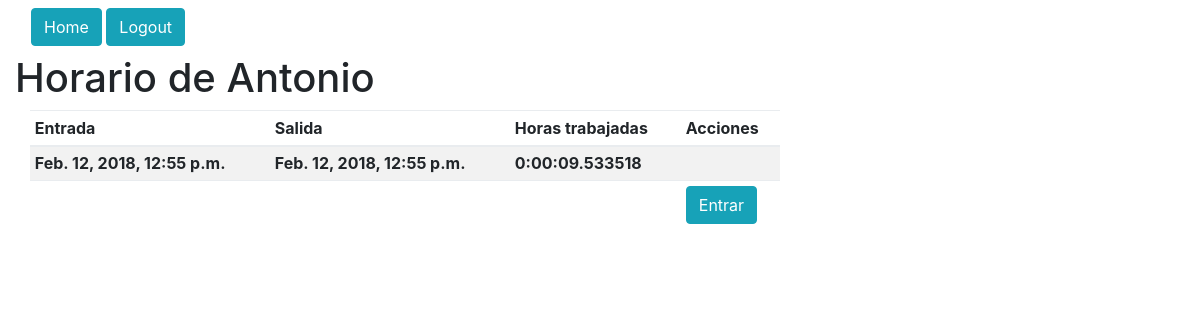
Before: /schedule_table/ (signed in) with the older database file.
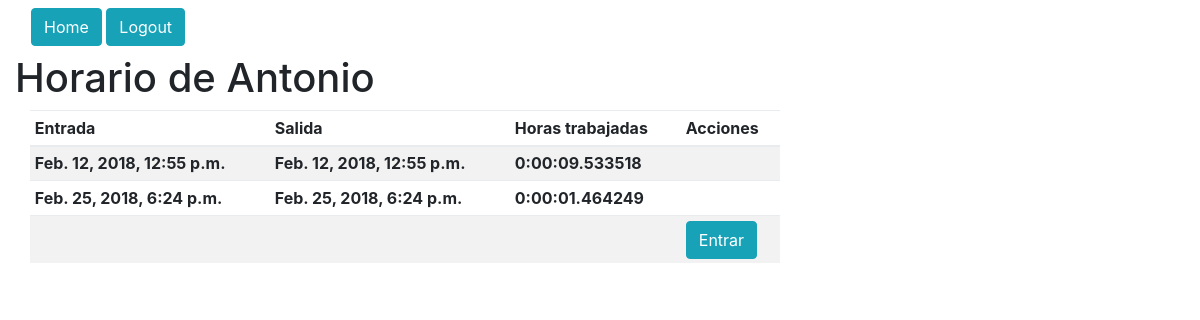
After: the same page with the newer database file.
### schedule/models.py (models this page shows)
class Schedule(models.Model):
    start = models.DateTimeField()
    finish = models.DateTimeField(blank=True, null=True)
    hours_worked = models.DurationField(blank=True, null=True)
    worker = models.ForeignKey(User)

### schedule/views.py (the view)
# urls.py: url(r'^schedule_table/$', schedule_table, name="schedule_table"),
def schedule_table(request):
    if request.POST:
        val = request.POST.get('start_finish')
        if val == "start":
            start_button(request)
        else:
            finish_button(request, val)
    worker_id = User.objects.get(username__exact=request.user.username)
    today = datetime.date.today()
    schedules = Schedule.objects.filter(worker__exact=worker_id, start__year=today.year, start__month=today.month)
    return render(request, 'schedule/schedule_table.html', {'schedules': schedules})

### templates/schedule/schedule_table.html (shortened to what this page needs)
{% extends "base.html" %}
{% block header %}<h1>Horario de {{ request.user.first_name }}</h1>{% endblock %}
{% block content %}
	<div class="col-md-8 table-responsive">
	<table class="table table-striped table-sm">
		<thead>
			<tr>
			    <th>Entrada</th>
				<th>Salida</th>
				<th>Horas trabajadas</th>
				<th>Acciones</th>
			</tr>
		</thead>
		<tbody>
			{% for schedule in schedules %}
				<tr>
				    <th>{{ schedule.start }}</th>
					<th>
						{% if schedule.finish is not None %}
							{{ schedule.finish }}
						{% endif %}
					</th>
					<th>
						{% if schedule.hours_worked is not None %}
							{{ schedule.hours_worked }}
						{% endif %}
					</th>
					<th>
					</th>
				</tr>
			{% endfor %}
		    <th></th>
			<th></th>
			<th></th>
			<th>
				<form action={% url "schedule_table" %} method="post">{% csrf_token %}
					<input type="submit" value="Entrar" class="btn btn-info"/>
				</form>
			</th>
		</tbody>
	</table>
	</div>
{% endblock %}

### templates/base.html (shortened to what this page needs)
<!DOCTYPE html>
{% load static %}
<html lang="en">
	<head>
    	{% load static %}
    	<link rel="stylesheet" href="{% static "css/bootstrap.min.css" %}">
	</head>
	<body>
		<div>
			<nav class="navbar navbar-default">
				<div class="container-fluid">
					<div class="navbar-header">
			      		<a href="{% url "homepage" %}" class="btn btn-info navbar-btn">Home</a>
						{% if request.user.is_authenticated %}
							<a href="{% url "logout" %}" class="btn btn-info navbar-btn">Logout</a>
						{% else %}
							<a href="{% url "homepage_login" %}" class="btn btn-default navbar-btn">Login</a>
						{% endif %}
			    	</div>
			  	</div>
			</nav>
			<div class="container-fluid">
				{% block header %}<h1>Base</h1>{% endblock %}
			</div>
		</div>
		<div class="content container-fluid">
			{% block content %}{% endblock %}
		</div>
	</body>
</html>

Changed rows visible on the page:
added Schedule: start "Feb. 25, 2018, 6:24 p.m.", finish "Feb. 25, 2018, 6:24 p.m.", hours_worked "0:00:01.464249"
